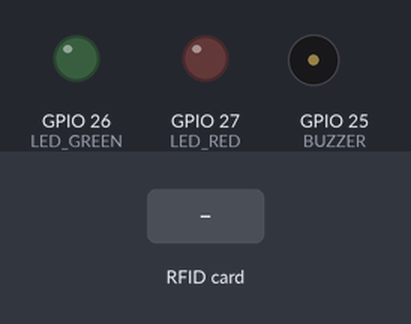
Recording of a sketch running on a simulated ESP32. Shown: output pins drawn as LEDs (lit = HIGH), buzzer (waves = sounding). The test bench sets the inputs (shaded band). WiFi joins after 1.5 s; servers stay silent unless stated; uploads are accepted with an empty reply; what the sketch prints to the serial monitor is not drawn.

Above: at 3.8 s.
3.9 s: RFID card 5E 7A 19 C4 held to the reader
At 4.7 s:
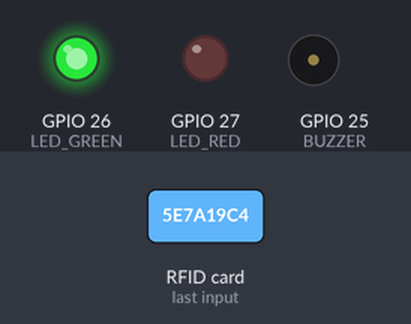
Timing chart, 0 to 6.9 s (numbered marks = the images above; inputs shaded):
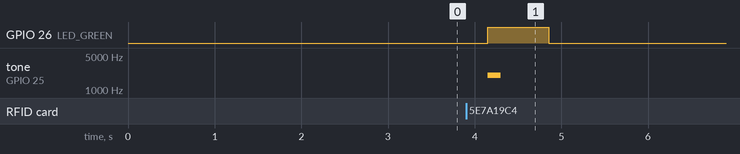

The sketch:

smartedu_rfid.ino
```cpp
#include <WiFi.h>
#include <HTTPClient.h>
#include <SPI.h>
#include <MFRC522.h>

// ============================================================
// SMARTEDU RFID - ESP32 + RC522
// Desenvolvido para o sistema SmartEdu Access
// ============================================================

// -------------------- RC522 --------------------
#define SS_PIN 5
#define RST_PIN 22

MFRC522 rfid(SS_PIN, RST_PIN);

// -------------------- Sinais --------------------
#define LED_GREEN 26
#define LED_RED 27
#define BUZZER 25

// -------------------- Wi-Fi --------------------
const char* WIFI_SSID = "NOME_DA_TUA_WIFI";
const char* WIFI_PASSWORD = "PASSWORD_DA_TUA_WIFI";

// -------------------- SmartEdu --------------------
// ATENÇÃO:
// Este endereço será substituído pelo IP do computador
// onde o Flask SmartEdu estiver a executar.
const char* SERVER_URL =
    "http://IP_DO_PC:5000/api/v1/device/scan";

// Token exclusivo do dispositivo.
// Será criado pelo SmartEdu posteriormente.
const char* DEVICE_TOKEN =
    "COLOCAR_DEVICE_TOKEN_AQUI";

// Identificação deste leitor.
const char* DEVICE_CODE =
    "RFID-GW-001";

// -------------------- Configuração --------------------
const unsigned long WIFI_TIMEOUT = 20000;
const unsigned long CARD_COOLDOWN = 1500;

String lastUID = "";
unsigned long lastScanTime = 0;


// ============================================================
// SINAL DE ACESSO AUTORIZADO
// ============================================================

void signalGranted()
{
    digitalWrite(LED_RED, LOW);
    digitalWrite(LED_GREEN, HIGH);

    tone(BUZZER, 2000, 150);

    delay(700);

    digitalWrite(LED_GREEN, LOW);
}


// ============================================================
// SINAL DE ACESSO NEGADO
// ============================================================

void signalDenied()
{
    digitalWrite(LED_GREEN, LOW);
    digitalWrite(LED_RED, HIGH);

    tone(BUZZER, 500, 500);

    delay(700);

    digitalWrite(LED_RED, LOW);
}


// ============================================================
// SINAL DE ERRO DE COMUNICAÇÃO
// ============================================================

void signalError()
{
    digitalWrite(LED_GREEN, LOW);

    for (int i = 0; i < 2; i++)
    {
        digitalWrite(LED_RED, HIGH);
        tone(BUZZER, 350, 150);
        delay(200);

        digitalWrite(LED_RED, LOW);
        delay(150);
    }
}


// ============================================================
// LER UID DO CARTÃO
// ============================================================

String readUID()
{
    String uid = "";

    for (byte i = 0; i < rfid.uid.size; i++)
    {
        if (rfid.uid.uidByte[i] < 0x10)
        {
            uid += "0";
        }

        uid += String(
            rfid.uid.uidByte[i],
            HEX
        );
    }

    uid.toUpperCase();

    return uid;
}


// ============================================================
// LIGAR AO WI-FI
// ============================================================

bool connectWiFi()
{
    if (WiFi.status() == WL_CONNECTED)
    {
        return true;
    }

    Serial.println();
    Serial.println("A ligar ao Wi-Fi...");

    WiFi.mode(WIFI_STA);
    WiFi.begin(
        WIFI_SSID,
        WIFI_PASSWORD
    );

    unsigned long start = millis();

    while (
        WiFi.status() != WL_CONNECTED &&
        millis() - start < WIFI_TIMEOUT
    )
    {
        delay(500);
        Serial.print(".");
    }

    Serial.println();

    if (WiFi.status() == WL_CONNECTED)
    {
        Serial.println("Wi-Fi ligado.");
        Serial.print("IP do ESP32: ");
        Serial.println(WiFi.localIP());

        return true;
    }

    Serial.println("Falha ao ligar ao Wi-Fi.");

    return false;
}


// ============================================================
// ENVIAR LEITURA PARA O SMARTEDU
// ============================================================

void sendScan(const String& uid)
{
    if (!connectWiFi())
    {
        Serial.println(
            "Não foi possível comunicar com o SmartEdu."
        );

        signalError();

        return;
    }

    HTTPClient http;

    Serial.println();
    Serial.println("A contactar o SmartEdu...");

    http.begin(SERVER_URL);

    http.addHeader(
        "Content-Type",
        "application/json"
    );

    http.addHeader(
        "X-Device-Token",
        DEVICE_TOKEN
    );

    String body =
        "{"
        "\"uid\":\"" + uid + "\","
        "\"direction\":\"entry\","
        "\"device_code\":\"" +
        String(DEVICE_CODE) +
        "\""
        "}";

    Serial.println("JSON enviado:");
    Serial.println(body);

    int httpCode = http.POST(body);

    Serial.print("HTTP Status: ");
    Serial.println(httpCode);

    String response = http.getString();

    Serial.println("Resposta do servidor:");
    Serial.println(response);

    if (httpCode >= 200 && httpCode < 300)
    {
        Serial.println(
            "ACESSO AUTORIZADO"
        );

        signalGranted();
    }
    else if (httpCode == 401)
    {
        Serial.println(
            "DISPOSITIVO NÃO AUTORIZADO"
        );

        signalDenied();
    }
    else if (httpCode == 403)
    {
        Serial.println(
            "ACESSO NEGADO"
        );

        signalDenied();
    }
    else if (httpCode >= 400)
    {
        Serial.println(
            "ERRO NA API SMARTEDU"
        );

        signalError();
    }
    else
    {
        Serial.println(
            "Falha de comunicação."
        );

        signalError();
    }

    http.end();
}


// ============================================================
// CONFIGURAÇÃO INICIAL
// ============================================================

void setup()
{
    Serial.begin(115200);

    delay(1000);

    Serial.println();
    Serial.println(
        "================================"
    );
    Serial.println(
        "       SMARTEDU RFID"
    );
    Serial.println(
        "       ESP32 + RC522"
    );
    Serial.println(
        "================================"
    );

    // LEDs
    pinMode(
        LED_GREEN,
        OUTPUT
    );

    pinMode(
        LED_RED,
        OUTPUT
    );

    pinMode(
        BUZZER,
        OUTPUT
    );

    digitalWrite(
        LED_GREEN,
        LOW
    );

    digitalWrite(
        LED_RED,
        LOW
    );

    // SPI
    SPI.begin();

    // RC522
    rfid.PCD_Init();

    delay(100);

    Serial.println(
        "RC522 inicializado."
    );

    // Wi-Fi
    connectWiFi();

    Serial.println();
    Serial.println(
        "Leitor RFID pronto."
    );

    Serial.println(
        "Aproxime um cartão..."
    );
}


// ============================================================
// LOOP PRINCIPAL
// ============================================================

void loop()
{
    // Verifica Wi-Fi periodicamente
    if (WiFi.status() != WL_CONNECTED)
    {
        connectWiFi();
    }

    // Não existe cartão novo
    if (!rfid.PICC_IsNewCardPresent())
    {
        delay(50);
        return;
    }

    // Não conseguiu ler o cartão
    if (!rfid.PICC_ReadCardSerial())
    {
        delay(50);
        return;
    }

    String uid = readUID();

    // Evita enviar o mesmo cartão várias vezes
    // em sequência.
    unsigned long now = millis();

    if (
        uid == lastUID &&
        now - lastScanTime < CARD_COOLDOWN
    )
    {
        rfid.PICC_HaltA();
        rfid.PCD_StopCrypto1();

        delay(50);

        return;
    }

    lastUID = uid;
    lastScanTime = now;

    Serial.println();
    Serial.println(
        "--------------------------------"
    );

    Serial.print(
        "RFID detectado: "
    );

    Serial.println(uid);

    Serial.print(
        "Dispositivo: "
    );

    Serial.println(DEVICE_CODE);

    sendScan(uid);

    Serial.println(
        "--------------------------------"
    );

    // Finalizar comunicação com o cartão
    rfid.PICC_HaltA();

    rfid.PCD_StopCrypto1();

    delay(100);
}
```

Measured:
- after the input at 3.9 s, GPIO 26 (LED_GREEN): LOW → HIGH after 0.25 s, → LOW 0.70 s later; tone on GPIO 25 (BUZZER): silent → 2000 Hz after 0.25 s, → silent 0.15 s later
